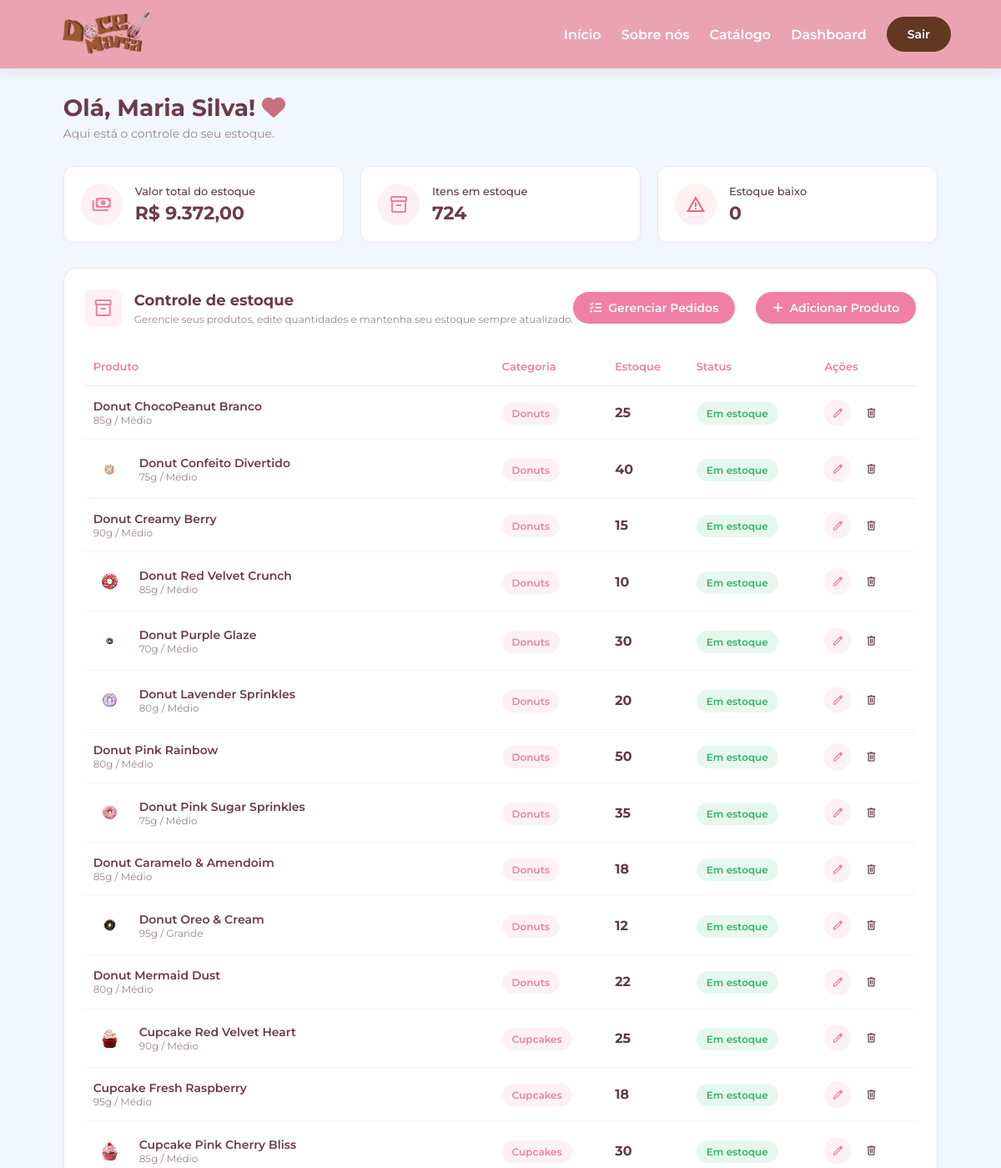
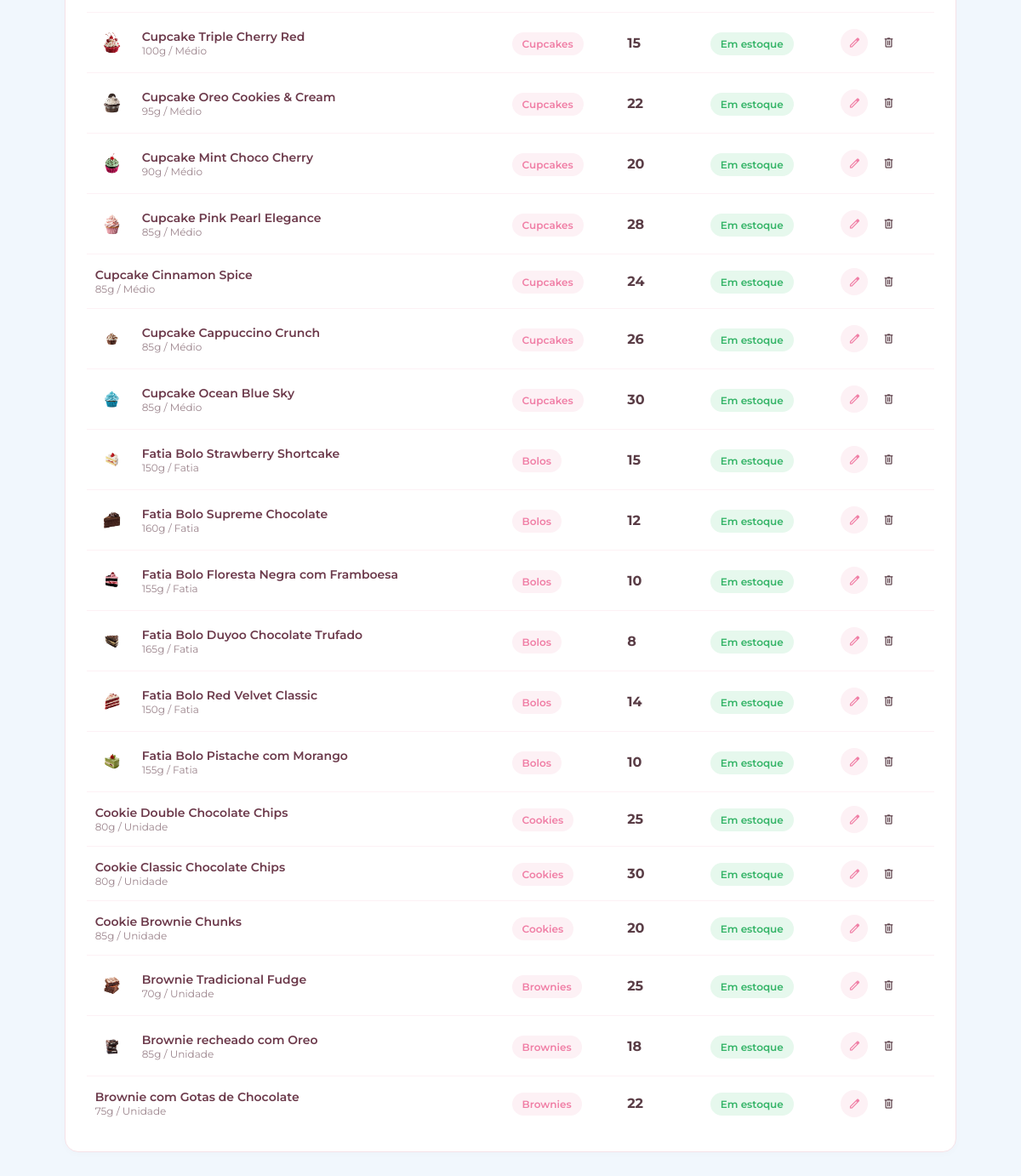
/admin/estoque.php (signed in), run on the app's committed database (2 pictures, top to bottom).
### tables this page shows
CREATE TABLE IF NOT EXISTS produtos (
    id_produto INT AUTO_INCREMENT PRIMARY KEY,
    img_produto VARCHAR(255),
    nome_produto VARCHAR(100) NOT NULL,
    descricao TEXT,
    categoria ENUM(
        'Cookies', 'Cupcakes', 'Brownies', 'Doces',
        'Bolos', 'Alfajor', 'Brigadeiro', 'Cannoli',
        'Donuts', 'Eclair', 'Macaron', 'Pirulitos'
    ) NOT NULL,
    peso_tamanho VARCHAR(50),
    preco DECIMAL(10,2) NOT NULL,
    estoque INT NOT NULL DEFAULT 0,
    status_estoque ENUM('Em estoque', 'Estoque baixo', 'Esgotado') DEFAULT 'Em estoque',
    estrelas DECIMAL(2,1) NULL CHECK (estrelas BETWEEN 0 AND 5),
    eh_pacote_buffet BOOLEAN DEFAULT FALSE
);

### php/crud.php (called while the page is built, shortened)
<?php
try {
    function readAll($pdo, $table, $where = null, array $params = []) {
        $sql = "SELECT * FROM `$table`";
        $stmt = $pdo->prepare($sql);
        $stmt->execute($params);
        return $stmt->fetchAll(PDO::FETCH_ASSOC);
    }
} catch (PDOException $e) {
    die("Erro de conexão: " . $e->getMessage());
}

### php/product_images.php (called while the page is built, shortened)
<?php
function product_image_url(?string $storedImage): ?string
{
    $filename = basename(str_replace('\\', '/', trim((string) $storedImage)));
    $candidateNames = [$filename];
    $stem = $filename;
    while (preg_match('/\.(png|jpe?g|webp)$/i', $stem) === 1) {
        $stem = preg_replace('/\.(png|jpe?g|webp)$/i', '', $stem);
        foreach (['png', 'jpg', 'jpeg', 'webp'] as $extension) {
            $candidateNames[] = $stem . '.' . $extension;
        }
    }
    foreach (array_unique($candidateNames) as $candidate) {
        foreach (['uploads', 'imagens'] as $directory) {
            $path = __DIR__ . DIRECTORY_SEPARATOR . '..' . DIRECTORY_SEPARATOR . $directory . DIRECTORY_SEPARATOR . $candidate;
            if (is_file($path)) {
                return './' . $directory . '/' . rawurlencode($candidate);
            }
        }
    }
    return null;
}

### admin/estoque.php (the view, shortened to what this page needs)
<?php
require_once __DIR__ . '/../php/crud.php';
require_once __DIR__ . '/../php/product_images.php';
$adminDashboardUrl = rtrim(str_replace('\\', '/', dirname((string) ($_SERVER['SCRIPT_NAME'] ?? '/admin/estoque.php'))), '/') . '/dashboard.php';
$produtos = readAll($pdo, 'produtos');
$valorTotalEstoque = 0;
$totalItens = 0;
$estoqueBaixoCount = 0;
if (!empty($produtos)) {
    foreach ($produtos as $prod) {
        $totalItens += $prod['estoque'];
        $valorTotalEstoque += ($prod['preco'] * $prod['estoque']);
    }
}
?>
<!DOCTYPE html>
<html lang="pt-br">
<head>
    <link rel="stylesheet" href="../admin/admin.css">
    <link rel="stylesheet" href="https://cdnjs.cloudflare.com/ajax/libs/font-awesome/6.4.0/css/all.min.css">
    <link rel="stylesheet" href="../css/bia.css">
</head>
<body>
<header class="admin-site-header">
    <ul class="admin-menu-superior">
        <li>
            <a href="../index.php">
                <img src="../imagens/Doce_Maria.png" class="admin-header-logo" alt="Doce Maria">
            </a>
        </li>
        <li>
            <a href="../index.php">Início</a>
        </li>
        <li>
            <a href="../sobre.php">Sobre nós</a>
        </li>
        <li>
            <a href="../produtos.php">Catálogo</a>
        </li>
        <li>
            <a href="<?php echo htmlspecialchars($adminDashboardUrl, ENT_QUOTES, 'UTF-8'); ?>">Dashboard</a>
        </li>
        <li><a class="btn-sair" href="../logout.php" aria-label="Sair da conta">Sair</a></li>
    </ul>
</header>
    <main class="admin-container">
        <div class="admin-header-saudacao">
            <div class="linha-saudacao">
                <h1>Olá, <?php echo htmlspecialchars($_SESSION['nome'] ?? 'Maria', ENT_QUOTES, 'UTF-8'); ?>! <i class="fa-solid fa-heart color-pink"></i></h1>
            </div>
            <p>Aqui está o controle do seu estoque.</p>
        </div>
        <section class="dashboard-cards">
            <div class="card">
                <div class="card-icon"><span class="material-symbols-outlined">payments</span></div>
                <div class="card-info">
                    <h3>Valor total do estoque</h3>
                    <div class="number">R$ <?php echo number_format($valorTotalEstoque, 2, ',', '.'); ?></div>
                </div>
            </div>
            <div class="card">
                <div class="card-icon"><span class="material-symbols-outlined">inventory_2</span></div>
                <div class="card-info">
                    <h3>Itens em estoque</h3>
                    <div class="number"><?php echo $totalItens; ?></div>
                </div>
            </div>
            <div class="card card-warning">
                <div class="card-icon"><span class="material-symbols-outlined">warning</span></div>
                <div class="card-info">
                    <h3>Estoque baixo</h3>
                    <div class="number"><?php echo $estoqueBaixoCount; ?></div>
                </div>
            </div>
        </section>
        <section class="section-box">
            <div class="box-header">
                <div class="box-title">
                    <span class="material-symbols-outlined box-icon">inventory_2</span>
                    <div>
                        <h2>Controle de estoque</h2>
                        <p>Gerencie seus produtos, edite quantidades e mantenha seu estoque sempre atualizado.</p>
                    </div>
                </div>
                <div class="box-actions">
                    <button class="btn-add2" style="margin-right: 10px;">
                        <a href="pedidos.php" class="btn-adicionar" style="text-decoration: none;">
                            <i class="fa-solid fa-list-check"></i> Gerenciar Pedidos
                        </a>
                    </button>
                    <button class="btn-add2">
                        <a href="adicionar_produto.php" class="btn-adicionar">
                            <i class="fa-solid fa-plus"></i> Adicionar Produto
                        </a>
                    </button>
                </div>
            </div>
            <table class="custom-table">
                <thead>
                    <tr>
                        <th>Produto</th>
                        <th>Categoria</th>
                        <th>Estoque</th>
                        <th>Status</th>
                        <th>Ações</th>
                    </tr>
                </thead>
                <tbody>
                    <?php if (!empty($produtos)): ?>
                        <?php foreach ($produtos as $prod): ?>
                            <?php $imagemProduto = product_image_url($prod['img_produto'] ?? null); ?>
                            <tr>
                                <td>
                                    <div class="produto-info">
                                        <?php if ($imagemProduto !== null): ?>
                                            <img src="../<?php echo htmlspecialchars(substr($imagemProduto, 2), ENT_QUOTES, 'UTF-8'); ?>" class="produto-img" alt="<?php echo htmlspecialchars($prod['nome_produto'], ENT_QUOTES, 'UTF-8'); ?>">
                                        <?php endif; ?>
                                        <div class="produto-textos">
                                            <span class="produto-nome"><?php echo htmlspecialchars($prod['nome_produto'], ENT_QUOTES, 'UTF-8'); ?></span>
                                            <span class="produto-desc"><?php echo htmlspecialchars($prod['peso_tamanho'] ?? '', ENT_QUOTES, 'UTF-8'); ?></span>
                                        </div>
                                    </div>
                                </td>
                                <td>
                                    <span class="badge badge-categoria"><?php echo htmlspecialchars($prod['categoria'], ENT_QUOTES, 'UTF-8'); ?></span>
                                </td>
                                <td>
                                    <strong><?php echo htmlspecialchars((string) $prod['estoque'], ENT_QUOTES, 'UTF-8'); ?></strong>
                                </td>
                                <td>
                                    <?php
                                    $statusClass = 'badge-success';
                                    ?>
                                    <span class="badge <?php echo $statusClass; ?>"><?php echo htmlspecialchars($prod['status_estoque'], ENT_QUOTES, 'UTF-8'); ?></span>
                                </td>
                                <td>
                                    <div class="acoes-flex">
                                        <a href="editar_produto.php?id=<?php echo (int) $prod['id_produto']; ?>" class="btn-icon"><span class="material-symbols-outlined">edit</span></a>
                                        <form class="btn-icon-form" action="excluir_produto.php" method="POST" onsubmit="return confirm('Deseja excluir este produto do estoque? Os pedidos anteriores serão preservados.');">
                                            <button type="submit" class="btn-icon" aria-label="Excluir <?php echo htmlspecialchars($prod['nome_produto'], ENT_QUOTES, 'UTF-8'); ?>">
                                                <span class="material-symbols-outlined">delete</span>
                                            </button>
                                        </form>
                                    </div>
                                </td>
                            </tr>
                        <?php endforeach; ?>
                    <?php endif; ?>
                </tbody>
            </table>
        </section>
    </main>
</body>
</html>

### admin/admin.css (style rules this page uses)
body { margin: 0; padding: 0; font-family: 'Montserrat', sans-serif; background-color: #FFF5F7; color: #5A3D46; }
.color-pink { color: #CA6F7D; }
.btn-adicionar { display: inline-flex; align-items: center; gap: 8px; color: #FFFFFF; border-radius: 12px; text-decoration: none; font-size: 14px; font-weight: 600; transition: background-color 0.3s ease; }
.admin-container { max-width: 1100px; margin: 80px auto; padding: 0 20px; }
.admin-header-saudacao { margin-bottom: 30px; }
.admin-header-saudacao h1 { font-size: 28px; color: #6C3A4B; margin: 0 0 5px 0; }
.admin-header-saudacao p { color: #9C858D; margin: 0; font-size: 14px; }
.dashboard-cards { display: flex; gap: 20px; margin-bottom: 30px; }
.card { flex: 1; background-color: #FFFFFF; border: 1px solid #F6E2E8; border-radius: 12px; padding: 20px; display: flex; align-items: center; gap: 15px; box-shadow: 0 2px 10px rgba(0,0,0,0.02); }
.card-icon { width: 50px; height: 50px; border-radius: 50%; background-color: #FDF1F5; color: #F07FA6; display: flex; align-items: center; justify-content: center; }
.card-warning .card-icon { background-color: #FEF1F2; color: #E2687A; }
.card-info h3 { font-size: 13px; color: #5A3D46; margin: 0 0 5px 0; font-weight: 500; }
.card-info .number { font-size: 22px; font-weight: 700; color: #6C3A4B; }
.section-box { background-color: #FFFFFF; border-radius: 16px; padding: 25px; border: 1px solid #F6E2E8; box-shadow: 0 2px 10px rgba(0,0,0,0.02); }
.box-header { display: flex; justify-content: space-between; align-items: center; margin-bottom: 25px; }
.box-title { display: flex; align-items: center; gap: 15px; }
.box-icon { color: #F07FA6; background-color: #FDF1F5; padding: 10px; border-radius: 8px; font-size: 24px; }
.box-title h2 { margin: 0; font-size: 18px; color: #6C3A4B; }
.box-title p { margin: 4px 0 0 0; font-size: 12px; color: #9C858D; }
.box-actions { display: flex; gap: 15px; }
.btn-add2 { background-color: #F07FA6; color: #FFF; border: none; border-radius: 20px; padding: 10px 20px; display: flex; align-items: center; gap: 5px; font-weight: 600; font-family: inherit; cursor: pointer; }
.custom-table { width: 100%; border-collapse: collapse; }
.custom-table th { text-align: left; color: #F07FA6; font-weight: 600; font-size: 13px; padding: 15px 10px; border-bottom: 1px solid #F6E2E8; }
.custom-table td { padding: 15px 10px; border-bottom: 1px solid #FDF1F5; vertical-align: middle; }
.custom-table tr:last-child td { border-bottom: none; }
.produto-info { display: flex; align-items: center; gap: 15px; }
.produto-img { width: 40px; height: 40px; border-radius: 8px; object-fit: cover; }
.produto-textos { display: flex; flex-direction: column; }
.produto-nome { font-weight: 600; font-size: 14px; color: #6C3A4B; }
.produto-desc { font-size: 12px; color: #9C858D; }
.badge { padding: 6px 12px; border-radius: 20px; font-size: 12px; font-weight: 600; }
.badge-categoria { background-color: #FDF1F5; color: #F07FA6; }
.badge-success { background-color: #E6F8ED; color: #35B468; }
.acoes-flex { display: flex; gap: 8px; align-items: center; }
.btn-icon { background: #FDF1F5; border: none; color: #F07FA6; border-radius: 50%; width: 32px; height: 32px; display: flex; align-items: center; justify-content: center; cursor: pointer; text-decoration: none; }
.btn-icon span { font-size: 16px; }

### css/bia.css (style rules this page uses)
body { background-color: #f1f7fd; margin: 0; padding: 0; min-height: 99vh; display: flex; flex-direction: column; }
ul { display: flex; align-items: center; list-style: none; padding: 10px 0px; margin: 0; gap: 15px; top: 0; left: 0; width: 100%; z-index: 1000; }
main { flex: 1; }

### data on the page
produtos: nome_produto "Donut ChocoPeanut Branco", peso_tamanho "85g / Médio", categoria "Donuts", estoque "25", status_estoque "Em estoque"
produtos: img_produto (picture), nome_produto "Donut Confeito Divertido", peso_tamanho "75g / Médio", categoria "Donuts", estoque "40", status_estoque "Em estoque"
produtos: nome_produto "Donut Creamy Berry", peso_tamanho "90g / Médio", categoria "Donuts", estoque "15", status_estoque "Em estoque"
produtos: img_produto (picture), nome_produto "Donut Red Velvet Crunch", peso_tamanho "85g / Médio", categoria "Donuts", estoque "10", status_estoque "Em estoque"
produtos: img_produto (picture), nome_produto "Donut Purple Glaze", peso_tamanho "70g / Médio", categoria "Donuts", estoque "30", status_estoque "Em estoque"
produtos: img_produto (picture), nome_produto "Donut Lavender Sprinkles", peso_tamanho "80g / Médio", categoria "Donuts", estoque "20", status_estoque "Em estoque"
produtos: nome_produto "Donut Pink Rainbow", peso_tamanho "80g / Médio", categoria "Donuts", estoque "50", status_estoque "Em estoque"
produtos: img_produto (picture), nome_produto "Donut Pink Sugar Sprinkles", peso_tamanho "75g / Médio", categoria "Donuts", estoque "35", status_estoque "Em estoque"
produtos: nome_produto "Donut Caramelo & Amendoim", peso_tamanho "85g / Médio", categoria "Donuts", estoque "18", status_estoque "Em estoque"
produtos: img_produto (picture), nome_produto "Donut Oreo & Cream", peso_tamanho "95g / Grande", categoria "Donuts", estoque "12", status_estoque "Em estoque"
produtos: nome_produto "Donut Mermaid Dust", peso_tamanho "80g / Médio", categoria "Donuts", estoque "22", status_estoque "Em estoque"
produtos: img_produto (picture), nome_produto "Cupcake Red Velvet Heart", peso_tamanho "90g / Médio", categoria "Cupcakes", estoque "25", status_estoque "Em estoque"
produtos: nome_produto "Cupcake Fresh Raspberry", peso_tamanho "95g / Médio", categoria "Cupcakes", estoque "18", status_estoque "Em estoque"
produtos: img_produto (picture), nome_produto "Cupcake Pink Cherry Bliss", peso_tamanho "85g / Médio", categoria "Cupcakes", estoque "30", status_estoque "Em estoque"
produtos: img_produto (picture), nome_produto "Cupcake Triple Cherry Red", peso_tamanho "100g / Médio", categoria "Cupcakes", estoque "15", status_estoque "Em estoque"
produtos: img_produto (picture), nome_produto "Cupcake Oreo Cookies & Cream", peso_tamanho "95g / Médio", categoria "Cupcakes", estoque "22", status_estoque "Em estoque"
produtos: img_produto (picture), nome_produto "Cupcake Mint Choco Cherry", peso_tamanho "90g / Médio", categoria "Cupcakes", estoque "20", status_estoque "Em estoque"
produtos: img_produto (picture), nome_produto "Cupcake Pink Pearl Elegance", peso_tamanho "85g / Médio", categoria "Cupcakes", estoque "28", status_estoque "Em estoque"
produtos: nome_produto "Cupcake Cinnamon Spice", peso_tamanho "85g / Médio", categoria "Cupcakes", estoque "24", status_estoque "Em estoque"
produtos: img_produto (picture), nome_produto "Cupcake Cappuccino Crunch", peso_tamanho "85g / Médio", categoria "Cupcakes", estoque "26", status_estoque "Em estoque"
produtos: img_produto (picture), nome_produto "Cupcake Ocean Blue Sky", peso_tamanho "85g / Médio", categoria "Cupcakes", estoque "30", status_estoque "Em estoque"
produtos: img_produto (picture), nome_produto "Fatia Bolo Strawberry Shortcake", peso_tamanho "150g / Fatia", categoria "Bolos", estoque "15", status_estoque "Em estoque"
produtos: img_produto (picture), nome_produto "Fatia Bolo Supreme Chocolate", peso_tamanho "160g / Fatia", categoria "Bolos", estoque "12", status_estoque "Em estoque"
produtos: img_produto (picture), nome_produto "Fatia Bolo Floresta Negra com Framboesa", peso_tamanho "155g / Fatia", categoria "Bolos", estoque "10", status_estoque "Em estoque"
produtos: img_produto (picture), nome_produto "Fatia Bolo Duyoo Chocolate Trufado", peso_tamanho "165g / Fatia", categoria "Bolos", estoque "8", status_estoque "Em estoque"
produtos: img_produto (picture), nome_produto "Fatia Bolo Red Velvet Classic", peso_tamanho "150g / Fatia", categoria "Bolos", estoque "14", status_estoque "Em estoque"
produtos: img_produto (picture), nome_produto "Fatia Bolo Pistache com Morango", peso_tamanho "155g / Fatia", categoria "Bolos", estoque "10", status_estoque "Em estoque"
produtos: nome_produto "Cookie Double Chocolate Chips", peso_tamanho "80g / Unidade", categoria "Cookies", estoque "25", status_estoque "Em estoque"
produtos: nome_produto "Cookie Classic Chocolate Chips", peso_tamanho "80g / Unidade", categoria "Cookies", estoque "30", status_estoque "Em estoque"
produtos: nome_produto "Cookie Brownie Chunks", peso_tamanho "85g / Unidade", categoria "Cookies", estoque "20", status_estoque "Em estoque"
produtos: img_produto (picture), nome_produto "Brownie Tradicional Fudge", peso_tamanho "70g / Unidade", categoria "Brownies", estoque "25", status_estoque "Em estoque"
produtos: img_produto (picture), nome_produto "Brownie recheado com Oreo", peso_tamanho "85g / Unidade", categoria "Brownies", estoque "18", status_estoque "Em estoque"
produtos: nome_produto "Brownie com Gotas de Chocolate", peso_tamanho "75g / Unidade", categoria "Brownies", estoque "22", status_estoque "Em estoque"

### other printed values
$_SESSION['nome'] "Maria Silva"
$valorTotalEstoque "9.372,00"
$totalItens "724"
$estoqueBaixoCount "0"
